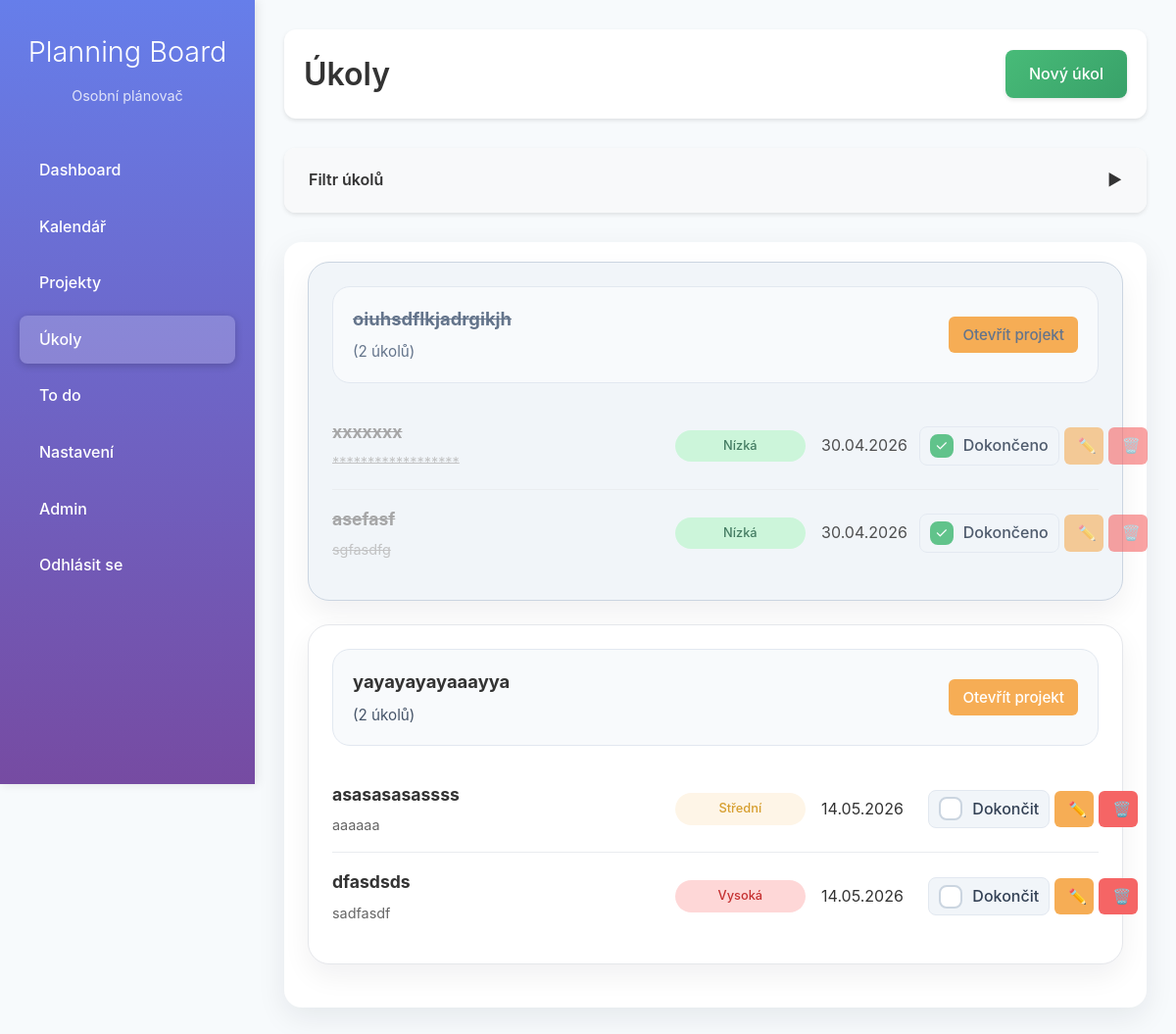
Page /tasks/tasks/ (signed in) on the committed database.
### tasks/models.py (models this page shows, shortened)
class Project(models.Model):
    user = models.ForeignKey(User, on_delete=models.CASCADE)
    title = models.CharField(max_length=200)
    description = models.TextField(blank=True)
    start_date = models.DateField()
    end_date = models.DateField()
    calendar = models.ForeignKey(Calendar, on_delete=models.CASCADE)
    completed = models.BooleanField(default=False)

class Task(models.Model):
    PRIORITY_HIGH = 1
    PRIORITY_MEDIUM = 2
    PRIORITY_LOW = 3
    PRIORITY_CHOICES = [
        (PRIORITY_HIGH, "Vysoká"),
        (PRIORITY_MEDIUM, "Střední"),
        (PRIORITY_LOW, "Nízká"),
    ]
    project = models.ForeignKey(Project, on_delete=models.CASCADE, related_name="tasks")
    user = models.ForeignKey(User, on_delete=models.CASCADE)
    title = models.CharField(max_length=255)
    description = models.TextField(blank=True)
    date = models.DateField()
    start_time = models.TimeField(null=True, blank=True)
    end_time = models.TimeField(null=True, blank=True)
    priority = models.IntegerField(choices=PRIORITY_CHOICES, default=PRIORITY_MEDIUM)
    completed = models.BooleanField(default=False)
    created_at = models.DateTimeField(auto_now_add=True)
    @property
    def priority_css(self):
        return {
            self.PRIORITY_HIGH: "high",
            self.PRIORITY_MEDIUM: "medium",
            self.PRIORITY_LOW: "low",
        }.get(self.priority, "medium")

### tasks/views.py (the view)
# urls.py: path("tasks/", views.task_list, name="task_list"),
@login_required
def task_list(request):
    user = request.user
    projects = Project.objects.filter(user=user).order_by('title')
    selected_projects = request.GET.getlist('projects')
    filter_submitted = request.GET.get('filter_submitted')
    selected_project_ids = [int(pid) for pid in selected_projects if pid.isdigit()]
    tasks = Task.objects.filter(user=user)
    if filter_submitted is not None and selected_project_ids:
        tasks = tasks.filter(project_id__in=selected_project_ids)
    tasks = tasks.order_by('project__title', 'date', 'start_time')
    grouped_tasks = []
    for project in projects:
        if selected_project_ids and project.id not in selected_project_ids:
            continue
        project_tasks = tasks.filter(project=project)
        if project_tasks.exists():
            grouped_tasks.append((project, project_tasks))
    context = {
        'grouped_tasks': grouped_tasks,
        'tasks': tasks,
        'projects': projects,
        'selected_project_ids': selected_project_ids,
        'filter_submitted': filter_submitted,
    }
    return render(request, "tasks/task_list.html", context)

### tasks/templates/tasks/task_list.html (shortened to what this page needs)
{% extends "base.html" %}
{% block content %}
<div class="tasks-header">
    <h1>Úkoly</h1>
    <a href="{% url 'tasks:create_task' %}" class="create-btn">Nový úkol</a>
</div>
<details class="filters-section">
    <summary class="filter-summary">Filtr úkolů</summary>
</details>
<div class="tasks-container">
    {% if grouped_tasks %}
        {% for project, project_tasks in grouped_tasks %}
            <div class="project-group{% if project.completed %} completed{% endif %}">
                <div class="project-group-header{% if project.completed %} completed{% endif %}">
                    <div>
                        <span class="project-group-title">{{ project.title }}</span>
                        <span class="project-group-meta">({{ project_tasks.count }} úkolů)</span>
                    </div>
                    <div class="project-group-actions">
                        <a href="{% url 'tasks:project_detail' project.pk %}" class="btn-small btn-edit">Otevřít projekt</a>
                    </div>
                </div>
                {% for task in project_tasks %}
                        <div class="task-item{% if task.completed or project.completed %} completed{% endif %}">
                            <div class="task-info">
                                <h3><a href="{% url 'tasks:task_detail' task.pk %}" style="color: inherit; text-decoration: none;">{{ task.title }}</a></h3>
                                <p>
                                    {% if task.description %}{{ task.description|truncatechars:80 }}{% endif %}
                                </p>
                            </div>
                            <div class="task-priority priority-{{ task.priority_css }}">
                                {{ task.get_priority_display }}
                            </div>
                            <div>
                                {{ task.date|date:"d.m.Y" }}
                            </div>
                            <div class="task-actions">
                                <label class="task-checkbox-label">
                                    <span class="custom-task-checkbox"></span>
                                    <span class="task-checkbox-text">{% if task.completed or project.completed %}Dokončeno{% else %}Dokončit{% endif %}</span>
                                </label>
                                <a href="{% url 'tasks:edit_task' task.pk %}" class="btn-small btn-edit" title="Upravit">✏️</a>
                                <a href="{% url 'tasks:delete_task' task.pk %}" class="btn-small btn-delete" title="Smazat">🗑️</a>
                            </div>
                        </div>
                    {% endfor %}
                </div>
            {% endfor %}
        {% elif tasks %}
            <div class="empty-state">
                <h2>Žádné úkoly pro vybrané projekty</h2>
                <p>Vyberte jiné projekty nebo zrušte filtr, aby se zobrazily všechny úkoly.</p>
                <a href="{% url 'tasks:task_list' %}" class="create-btn">Zrušit filtr</a>
            </div>
        {% else %}
            <div class="empty-state">
                <h2>Žádné úkoly</h2>
                <p>Začněte vytvářením svého prvního úkolu!</p>
                <a href="{% url 'tasks:create_task' %}" class="create-btn">Vytvořit první úkol</a>
            </div>
        {% endif %}
</div>
{% endblock %}

### tasks/static/tasks/style.css (style rules this page uses)
body { margin: 0; font-family: Arial, sans-serif; }

### templates/base.html (style rules this page uses)
* { box-sizing: border-box; }
body { margin: 0; font-family: -apple-system, BlinkMacSystemFont, 'Segoe UI', Roboto, 'Helvetica Neue', Arial, sans-serif; background: #f7fafc; color: #333; line-height: 1.6; }

### rows in the picture
Project: title "oiuhsdflkjadrgikjh", count "2"
Task: title "xxxxxxx", description "******************", priority "Nízká", date "30.04.2026", completed "Dokončeno"
Task: title "asefasf", description "sgfasdfg", priority "Nízká", date "30.04.2026", completed "Dokončeno"
Project: title "yayayayayaaayya", count "2"
Task: title "asasasasassss", description "aaaaaa", priority "Střední", date "14.05.2026", completed "Dokončit"
Task: title "dfasdsds", description "sadfasdf", priority "Vysoká", date "14.05.2026", completed "Dokončit"
